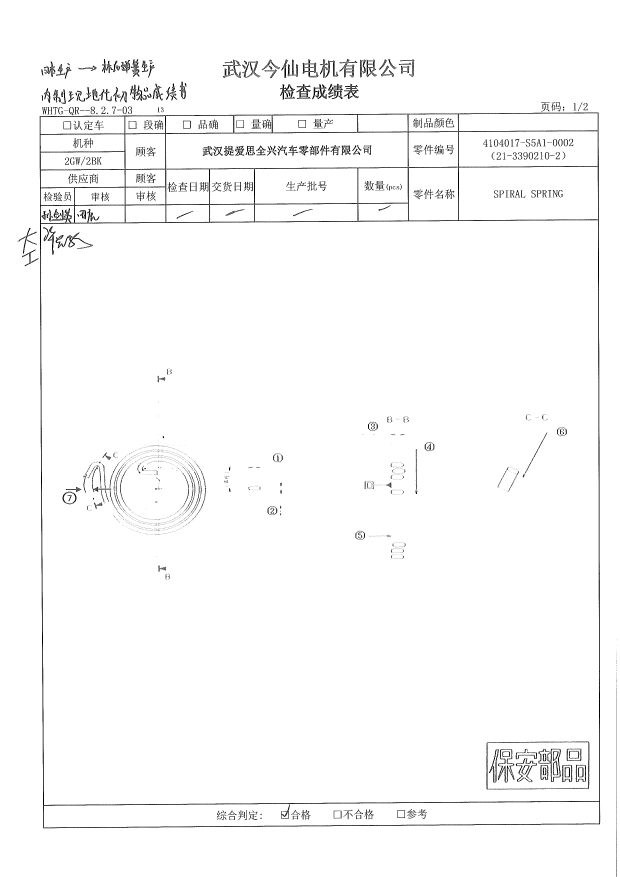
#> input picture p0.png, 2480 x 3508 px (shown at 1/4 size)
$ python '提取倾斜表格.py'   (older library calls are emulated)
#> lines starting #> are read from the running program, lines starting #| are printed output that depends on the picture; after the words box and inside, x2 and y2 are one past the last pixel; in counts of white or black regions, pixels touching at a corner belong together; long printed decimals are rounded
#coding:utf-8
'''
表格生成线条坐标
'''
import cv2
import numpy as np
from matplotlib import pyplot as plt
import json
import sys
import subprocess
import os


def detectTable(imgpath):
#> called with imgpath = 'p0.png'
    img1 = cv2.imread(imgpath)
#> img1 is the input picture: shape (3508, 2480, 3); 97.8% white; 2814 black regions (2300 under 20 px), largest, box (x1, y1, x2, y2) and area: (159, 450, 2401, 3313) 75451, (1946, 2966, 2358, 3158) 3029, (1992, 2996, 2058, 3131) 1770
    #img1 =cv2.resize(img1,None,fx=0.3, fy=0.3, interpolation = cv2.INTER_CUBIC)
    if len(img1.shape) == 2:  # 灰度图
        gray_img = img1
    elif len(img1.shape) ==3:
        gray_img = cv2.cvtColor(img1, cv2.COLOR_BGR2GRAY)

    thresh_img = cv2.adaptiveThreshold(~gray_img,255,cv2.ADAPTIVE_THRESH_MEAN_C,cv2.THRESH_BINARY,15,-2)
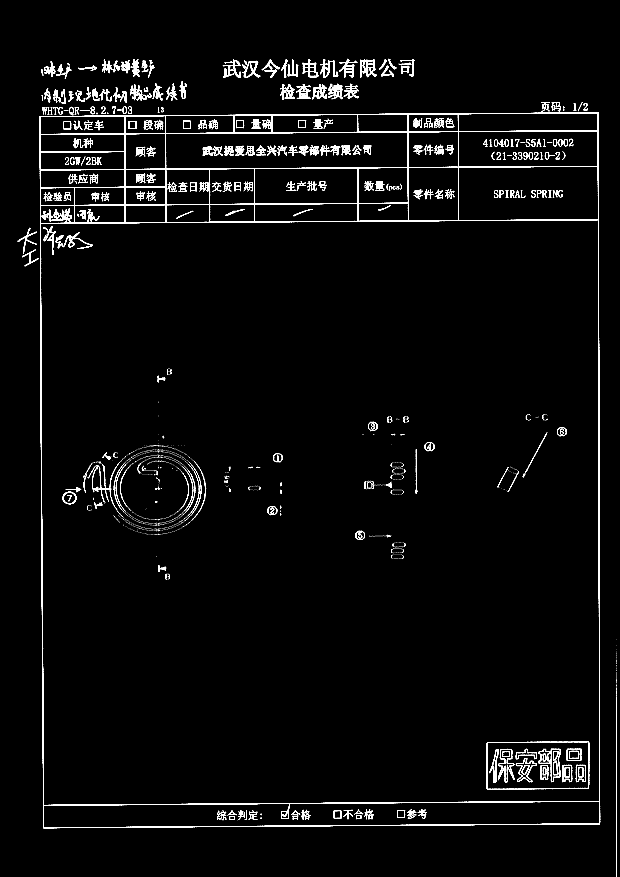
#> thresh_img: shape (3508, 2480) (shown at 1/4 size); 2.2% white; 2814 white regions (2300 under 20 px), largest, box (x1, y1, x2, y2) and area: (159, 450, 2401, 3313) 75451, (1946, 2966, 2358, 3158) 3029, (1992, 2996, 2058, 3131) 1770
    h_img = thresh_img.copy()
    v_img = thresh_img.copy()

    '''
    此处形态学因子是一条直线，长度一定要设置的合适，由于表格有倾斜，
    图像越大，该值就要设置的越大，否则不能提取出水平线
    '''
    h_structure = cv2.getStructuringElement(cv2.MORPH_RECT,(30,1)) # 形态学因子
    h_erode_img = cv2.erode(h_img,h_structure,1)
#> h_erode_img: shape (3508, 2480); 0.29% white in thin lines or dots, all inside (x1, y1, x2, y2) = (174, 241, 2386, 3313)

    #膨胀图像
    h_dilate_img = cv2.dilate(h_erode_img,h_structure,1)
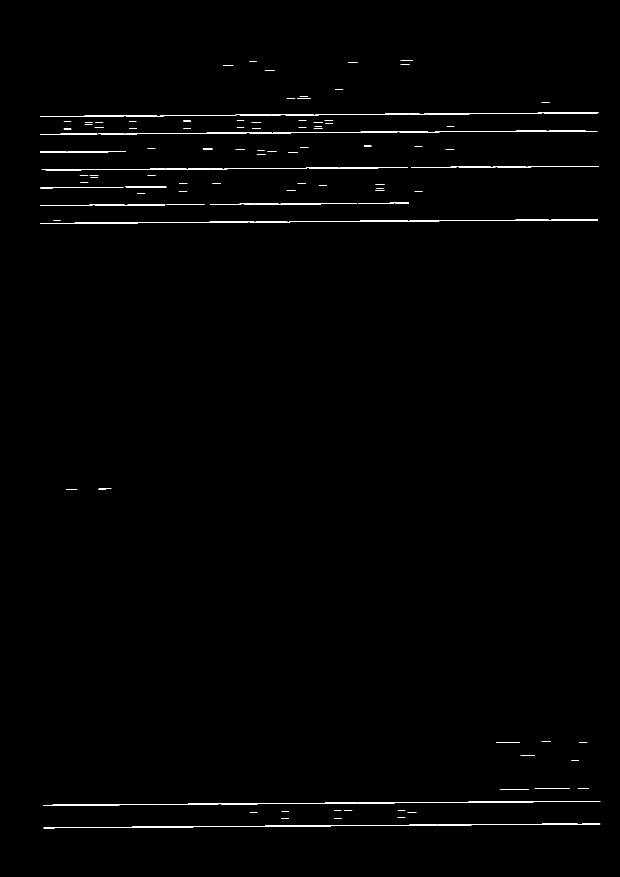
#> h_dilate_img: shape (3508, 2480) (shown at 1/4 size); 0.42% white in thin lines or dots, all inside (x1, y1, x2, y2) = (160, 241, 2401, 3313)
    # cv2.imshow("h_erode",h_dilate_img)


    #此处形态学因子是一条直线，长度一定要设置的合适，否则不能提取出垂直线
    v_structure = cv2.getStructuringElement(cv2.MORPH_RECT, (1, 30))  # 形态学因子
    v_erode_img = cv2.erode(v_img, v_structure, 1)
#> v_erode_img: shape (3508, 2480); 0.33% white; 167 white regions (99 under 20 px), largest, box (x1, y1, x2, y2) and area: (2391, 465, 2400, 3284) 8663, (159, 479, 176, 3299) 8643, (1631, 470, 1635, 871) 1146
     #膨胀图像
    v_dilate_img = cv2.dilate(v_erode_img, v_structure, 1)
#> v_dilate_img: shape (3508, 2480); 0.46% white; 165 white regions, largest, box (x1, y1, x2, y2) and area: (159, 465, 176, 3314) 9136, (2391, 451, 2400, 3299) 8982, (1631, 456, 1635, 886) 1378

    mask_img = h_dilate_img+v_dilate_img
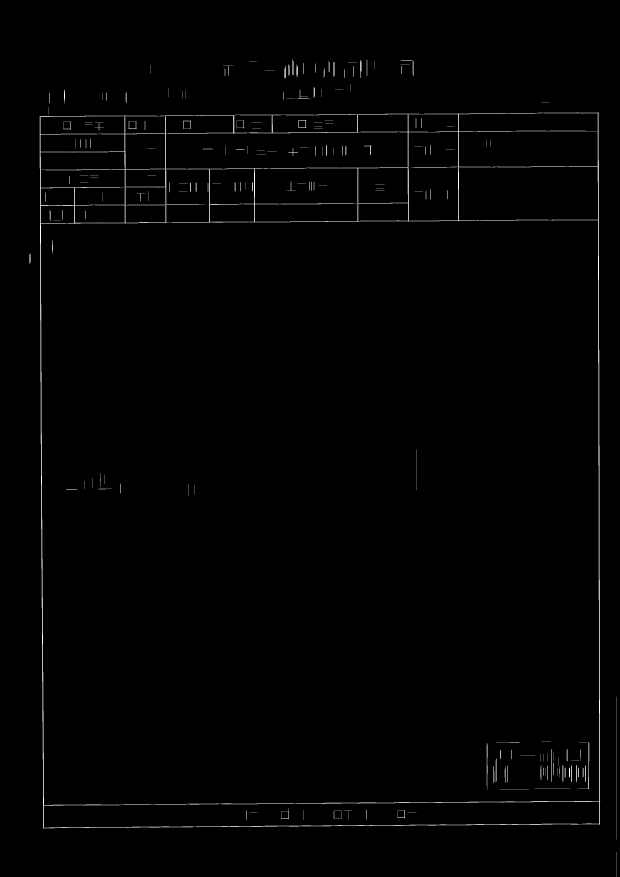
#> mask_img: shape (3508, 2480) (shown at 1/4 size); min 0, max 255, mean 2.2
    win = cv2.namedWindow("mask", flags=2)
    cv2.imshow("mask",mask_img)

    #cv2.bitwise_and图像进行与运算
    joints_img = cv2.bitwise_and(h_dilate_img,v_dilate_img)
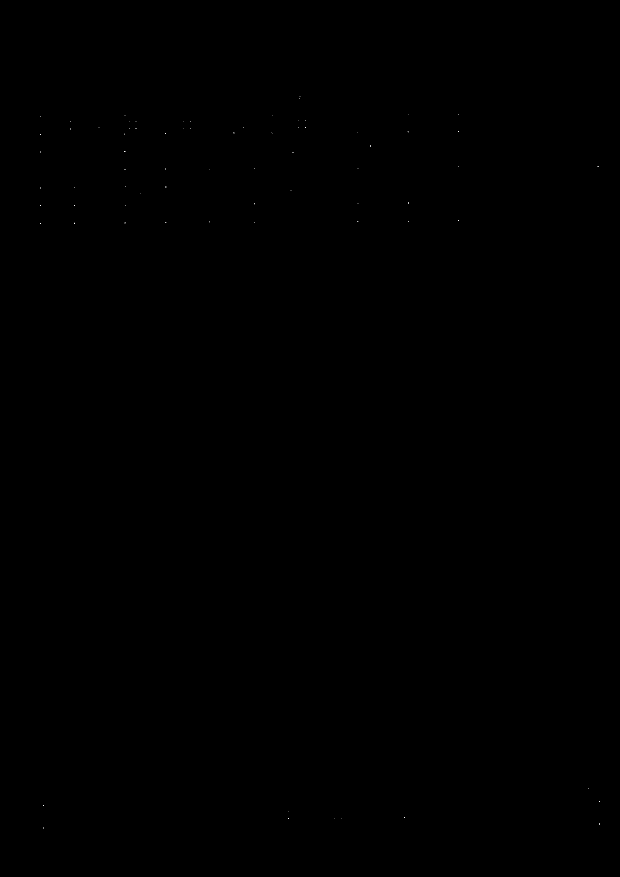
#> joints_img: shape (3508, 2480) (shown at 1/4 size); 0% white in thin lines or dots, all inside (x1, y1, x2, y2) = (160, 385, 2400, 3313)
    win = cv2.namedWindow("joints", flags=2)
    cv2.imshow("joints",joints_img)

    binary,contours,hierarchy= cv2.findContours(mask_img,cv2.RETR_TREE,cv2.CHAIN_APPROX_SIMPLE)
#> contours = 302 contours, 145 with area under 20; largest, box (x1, y1, x2, y2) and area: (159, 450, 2401, 3314) 665961, (663, 455, 1633, 889) 277460, (161, 463, 501, 892) 124399, (1632, 527, 1834, 885) 70756, (663, 676, 840, 892) 36958
    print(type(contours),len(contours))#共几个轮廓
#| <class 'list'> 302


    '''第一个参数是指明在哪幅图像上绘制轮廓；
    第二个参数是轮廓本身，在Python中是一个list。
    第三个参数指定绘制轮廓list中的哪条轮廓，如果是-1，则绘制其中的所有轮廓。
    第四个参数表示颜色
    第五个参数表示轮廓线的宽度，如果是-1，则为填充模式'''
    img3 = img1.copy()
    cv2.drawContours(img3,contours,-1,(0,0,255),2)
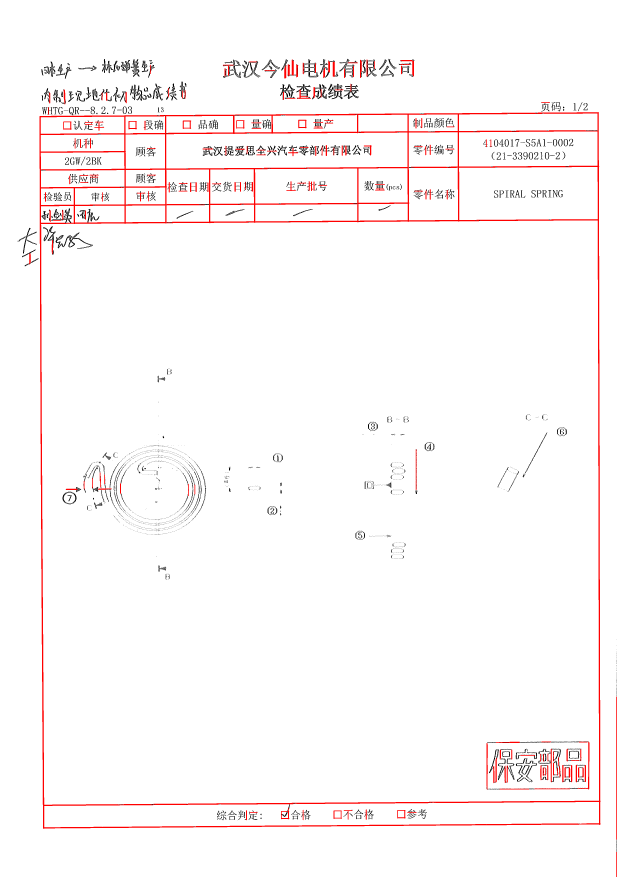
#> img3: shape (3508, 2480, 3) (shown at 1/4 size); mean B, G, R 247.7, 247.7, 252.3


    #cv2.contourArea计算轮廓面积,返回轮廓内像素点的个数，此处将轮廓集按面积排序
    c = sorted(contours, key=cv2.contourArea, reverse=True)[0]
#> c = contour of 636 points, box (x1, y1, x2, y2) (159, 450, 2401, 3314), area 665961

    #cv2.minAreaRect主要求得包含点集最小面积的矩形，这个矩形是可以有偏转角度的，可以与图像的边界不平行。
    rect = cv2.minAreaRect(c)
#> rect = ((1283.3, 1881.2), (2239.4, 2849.5), -0.36)
    print(type(rect),rect)
#| <class 'tuple'> ((1283.266, 1881.237), (2239.427, 2849.529), -0.3603)
    box = np.int0(cv2.boxPoints(rect))
#> box = [[172, 3313], [154, 463], [2393, 449], [2411, 3298]]
    cv2.drawContours(img3, [box], -1, (0, 255, 0), 10)
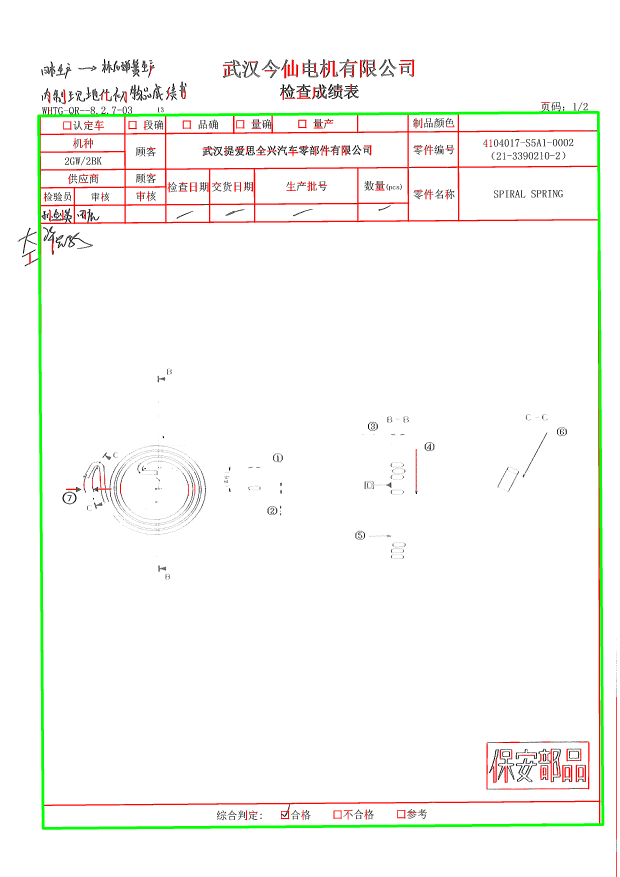
#> img3: shape (3508, 2480, 3) (shown at 1/4 size); mean B, G, R 245.6, 248.9, 249.1
    win = cv2.namedWindow("largest shape", flags=2)
    cv2.imshow("largest shape",img3)
    cv2.waitKey(0)
    cv2.destroyAllWindows()

    Xs = [i[0] for i in box]
#> Xs = [172, 154, 2393, 2411]
    Ys = [i[1] for i in box]
#> Ys = [3313, 463, 449, 3298]
    x1 = min(Xs)
#> x1 = 154
    x2 = max(Xs)
#> x2 = 2411
    y1 = min(Ys)
#> y1 = 449
    y2 = max(Ys)
#> y2 = 3313
    hight = y2 - y1
#> hight = 2864
    width = x2 - x1
#> width = 2257
    x3=int(x1+width*0.72)
#> x3 = 1779
    y3=int(y1+hight*0.02)
#> y3 = 506
    x4=x2
#> x4 = 2411
    y4=int(y2-hight*0.91)
#> y4 = 706
    print(x1,y1)
#| 154 449
    print(x2,y2)
#| 2411 3313
    print(x3,y3)
#| 1779 506
    #cropImg = img[y1:y2, x1:x2]
    cropImg = img1[y3:y4, x3:x4]
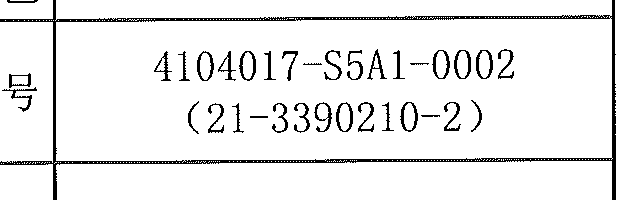
#> cropImg: shape (200, 632, 3); 92.9% white; black in thin lines or dots
    cv2.imshow("crop shape",cropImg)
    cv2.waitKey(0)
    cv2.destroyAllWindows()

a = r'p0.png'
detectTable(a)

$ run again, with p27.png copied over p0.png
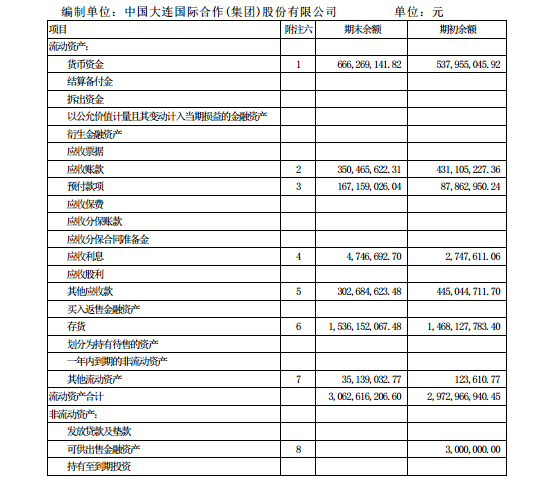
#> input picture p27.png, 553 x 493 px
#> in detectTable, img1 is the input picture: shape (493, 553, 3); mean B, G, R 234, 234, 234
#> in detectTable, `thresh_img = cv2.adaptiveThreshold(~gray_img,255,cv2.ADAPTIVE_THRESH_M..`:
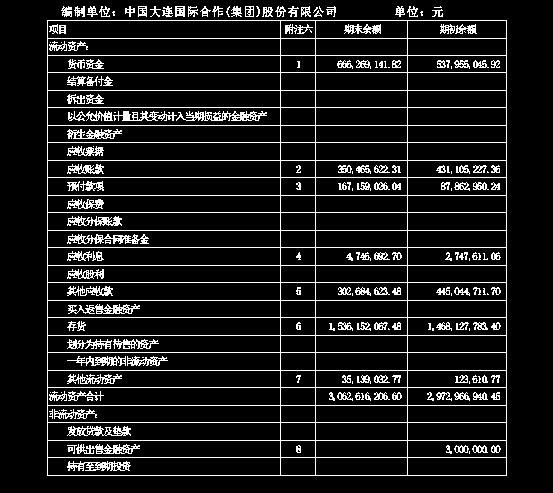
#> thresh_img: shape (493, 553); 10.4% white in thin lines or dots, all inside (x1, y1, x2, y2) = (47, 6, 507, 476)
#> h_erode_img: shape (493, 553); 4.3% white in thin lines or dots, all inside (x1, y1, x2, y2) = (62, 20, 493, 476)
#> h_dilate_img: shape (493, 553); 4.6% white in thin lines or dots, all inside (x1, y1, x2, y2) = (48, 20, 508, 476)
#> v_erode_img: shape (493, 553); 0.78% white in thin lines or dots, all inside (x1, y1, x2, y2) = (47, 35, 507, 462)
#> v_dilate_img: shape (493, 553); 0.84% white in thin lines or dots, all inside (x1, y1, x2, y2) = (47, 21, 507, 477)
#> joints_img: shape (493, 553); 0.04% white in thin lines or dots, all inside (x1, y1, x2, y2) = (280, 38, 507, 476)
#> contours = 106 contours, 1 with area under 20; largest, box (x1, y1, x2, y2) and area: (47, 20, 508, 477) 208875, (47, 457, 281, 476) 4192, (47, 422, 281, 441) 4192, (47, 387, 281, 406) 4192, (47, 352, 281, 371) 4192
#| <class 'list'> 106
#> c = contour of 94 points, box (x1, y1, x2, y2) (47, 20, 508, 477), area 208875
#> rect = ((277, 248), (456, 460), -90)
#| <class 'tuple'> ((277.0, 248.0), (456.0, 460.0), -90.0)
#> box = [[507, 476], [47, 476], [47, 20], [507, 20]]
#> Xs = [507, 47, 47, 507]
#> Ys = [476, 476, 20, 20]
#> x1 = 47
#> x2 = 507
#> y1 = 20
#> y2 = 476
#> hight = 456
#> width = 460
#> x3 = 378
#> y3 = 29
#> x4 = 507
#> y4 = 61
#| 47 20
#| 507 476
#| 378 29
#> in detectTable, `cropImg = img1[y3:y4, x3:x4]`:
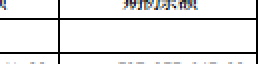
#> cropImg: shape (32, 129, 3) (shown 2 times larger); mean B, G, R 230.1, 230, 230
